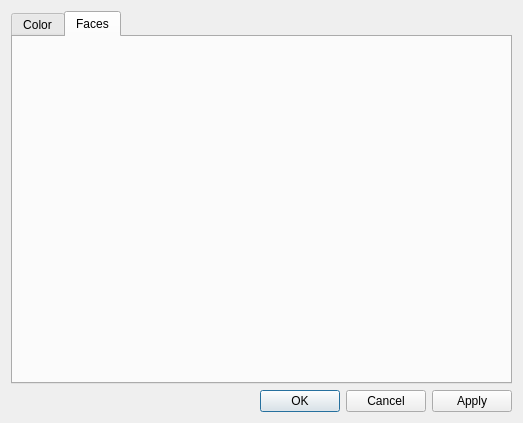
<?xml version="1.0" encoding="UTF-8"?>
<ui version="4.0">
 <class>Post3dWindowContourGroupDataItem_PropertyDialog</class>
 <widget class="QDialog" name="Post3dWindowContourGroupDataItem_PropertyDialog">
  <property name="geometry">
   <rect>
    <x>0</x>
    <y>0</y>
    <width>523</width>
    <height>423</height>
   </rect>
  </property>
  <property name="windowTitle">
   <string>Contour Setting</string>
  </property>
  <layout class="QVBoxLayout" name="verticalLayout_2">
   <item>
    <widget class="QTabWidget" name="tabWidget">
     <property name="currentIndex">
      <number>1</number>
     </property>
     <widget class="QWidget" name="colorTab">
      <attribute name="title">
       <string>Color</string>
      </attribute>
      <layout class="QVBoxLayout" name="verticalLayout" stretch="1,0">
       <item>
        <widget class="ColorMapSettingEditWidget" name="colorMapWidget" native="true"/>
       </item>
       <item>
        <layout class="QHBoxLayout" name="horizontalLayout_8">
         <item>
          <widget class="QPushButton" name="importButton">
           <property name="text">
            <string>&amp;Import...</string>
           </property>
          </widget>
         </item>
         <item>
          <widget class="QPushButton" name="exportButton">
           <property name="text">
            <string>&amp;Export...</string>
           </property>
          </widget>
         </item>
         <item>
          <spacer name="horizontalSpacer_8">
           <property name="orientation">
            <enum>Qt::Horizontal</enum>
           </property>
           <property name="sizeHint" stdset="0">
            <size>
             <width>40</width>
             <height>20</height>
            </size>
           </property>
          </spacer>
         </item>
        </layout>
       </item>
      </layout>
     </widget>
     <widget class="QWidget" name="rangeTab">
      <attribute name="title">
       <string>Faces</string>
      </attribute>
      <layout class="QHBoxLayout" name="horizontalLayout">
       <item>
        <widget class="Post3dWindowFaceListSettingEditWidget" name="faceListWidget" native="true"/>
       </item>
       <item>
        <spacer name="horizontalSpacer">
         <property name="orientation">
          <enum>Qt::Horizontal</enum>
         </property>
         <property name="sizeHint" stdset="0">
          <size>
           <width>464</width>
           <height>20</height>
          </size>
         </property>
        </spacer>
       </item>
      </layout>
     </widget>
    </widget>
   </item>
   <item>
    <widget class="QDialogButtonBox" name="buttonBox">
     <property name="orientation">
      <enum>Qt::Horizontal</enum>
     </property>
     <property name="standardButtons">
      <set>QDialogButtonBox::Apply|QDialogButtonBox::Cancel|QDialogButtonBox::Ok</set>
     </property>
    </widget>
   </item>
  </layout>
 </widget>
 <customwidgets>
  <customwidget>
   <class>ColorMapSettingEditWidget</class>
   <extends>QWidget</extends>
   <header>guicore/scalarstocolors/colormapsettingeditwidget.h</header>
   <container>1</container>
  </customwidget>
  <customwidget>
   <class>Post3dWindowFaceListSettingEditWidget</class>
   <extends>QWidget</extends>
   <header>post/post3d/post3dwindowfacelistsettingeditwidget.h</header>
   <container>1</container>
  </customwidget>
 </customwidgets>
 <resources/>
 <connections>
  <connection>
   <sender>buttonBox</sender>
   <signal>accepted()</signal>
   <receiver>Post3dWindowContourGroupDataItem_PropertyDialog</receiver>
   <slot>accept()</slot>
   <hints>
    <hint type="sourcelabel">
     <x>248</x>
     <y>254</y>
    </hint>
    <hint type="destinationlabel">
     <x>157</x>
     <y>274</y>
    </hint>
   </hints>
  </connection>
  <connection>
   <sender>buttonBox</sender>
   <signal>rejected()</signal>
   <receiver>Post3dWindowContourGroupDataItem_PropertyDialog</receiver>
   <slot>reject()</slot>
   <hints>
    <hint type="sourcelabel">
     <x>316</x>
     <y>260</y>
    </hint>
    <hint type="destinationlabel">
     <x>286</x>
     <y>274</y>
    </hint>
   </hints>
  </connection>
 </connections>
</ui>
